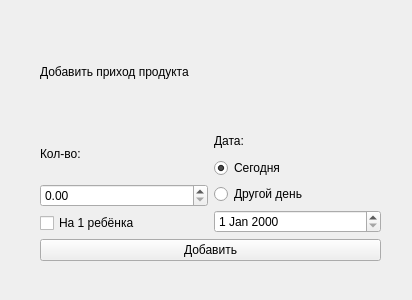
<?xml version="1.0" encoding="UTF-8"?>
<ui version="4.0">
 <class>add_decrement</class>
 <widget class="QWidget" name="add_decrement">
  <property name="geometry">
   <rect>
    <x>0</x>
    <y>0</y>
    <width>412</width>
    <height>300</height>
   </rect>
  </property>
  <property name="font">
   <font>
    <pointsize>9</pointsize>
   </font>
  </property>
  <property name="windowTitle">
   <string>Form</string>
  </property>
  <widget class="QWidget" name="verticalLayoutWidget_2">
   <property name="geometry">
    <rect>
     <x>40</x>
     <y>20</y>
     <width>341</width>
     <height>241</height>
    </rect>
   </property>
   <layout class="QVBoxLayout" name="verticalLayout_2">
    <item>
     <widget class="QLabel" name="label_4">
      <property name="text">
       <string>Добавить приход продукта</string>
      </property>
     </widget>
    </item>
    <item>
     <layout class="QHBoxLayout" name="horizontalLayout">
      <item>
       <layout class="QVBoxLayout" name="verticalLayout">
        <item>
         <widget class="QLabel" name="label_2">
          <property name="text">
           <string>Кол-во:</string>
          </property>
         </widget>
        </item>
        <item>
         <widget class="QDoubleSpinBox" name="doubleSpinBox"/>
        </item>
        <item>
         <widget class="QCheckBox" name="checkBox">
          <property name="text">
           <string>На 1 ребёнка</string>
          </property>
         </widget>
        </item>
       </layout>
      </item>
      <item>
       <layout class="QVBoxLayout" name="verticalLayout_3">
        <item>
         <widget class="QLabel" name="label_3">
          <property name="text">
           <string>Дата:</string>
          </property>
         </widget>
        </item>
        <item>
         <widget class="QRadioButton" name="radioButton">
          <property name="text">
           <string>Сегодня</string>
          </property>
          <property name="checked">
           <bool>true</bool>
          </property>
         </widget>
        </item>
        <item>
         <widget class="QRadioButton" name="radioButton_2">
          <property name="text">
           <string>Другой день</string>
          </property>
         </widget>
        </item>
        <item>
         <widget class="QDateEdit" name="dateEdit"/>
        </item>
       </layout>
      </item>
     </layout>
    </item>
    <item>
     <widget class="QPushButton" name="pushButton">
      <property name="text">
       <string>Добавить</string>
      </property>
     </widget>
    </item>
   </layout>
  </widget>
 </widget>
 <resources/>
 <connections/>
</ui>
